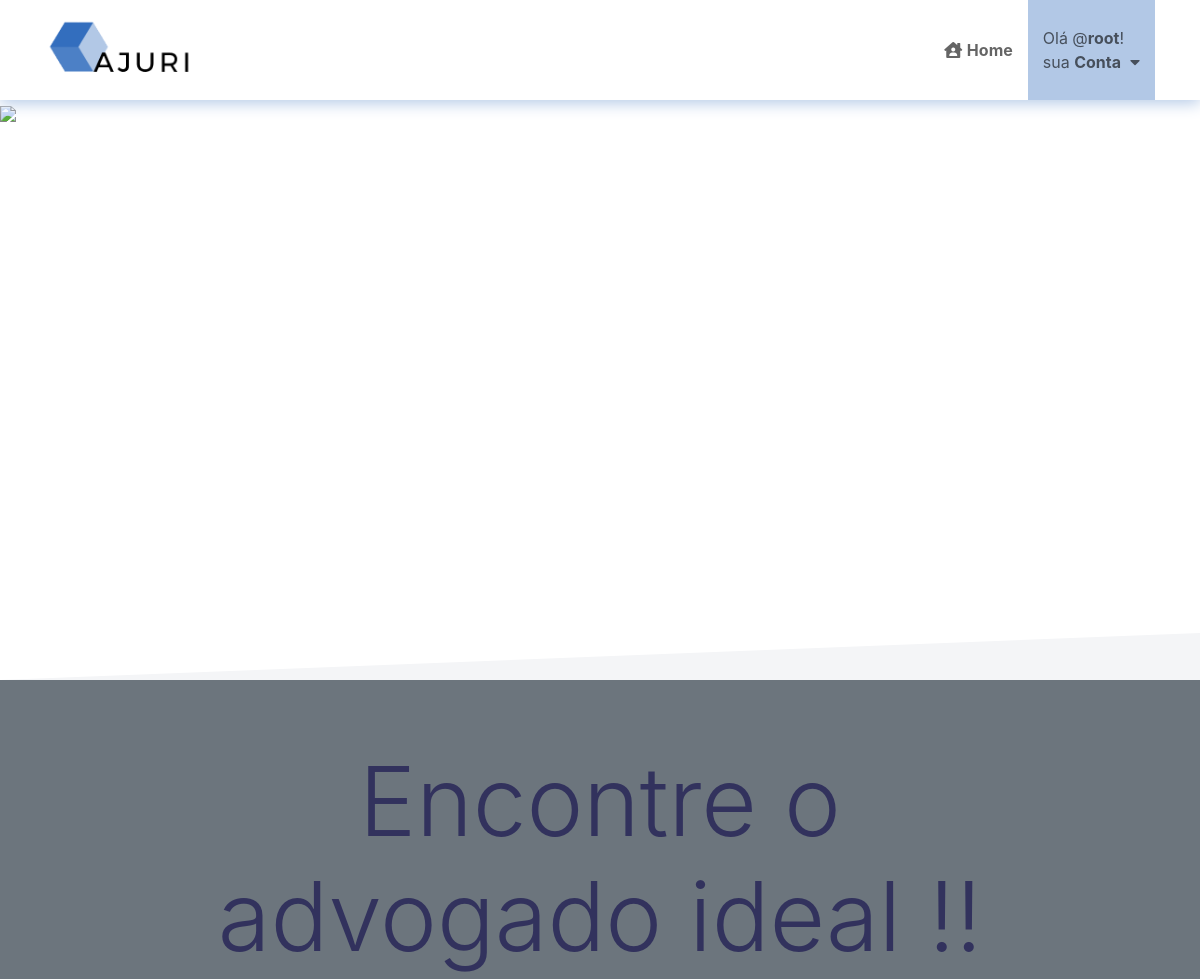
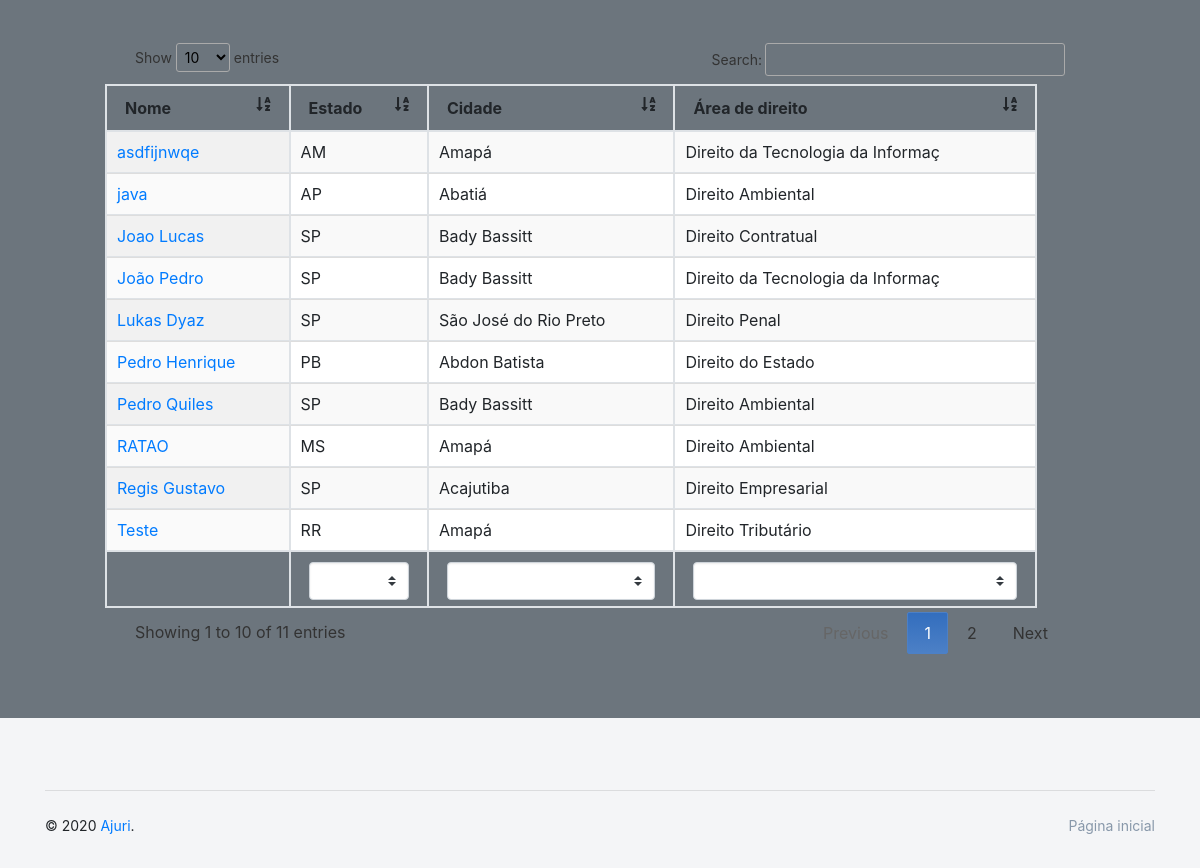
/menu.php (signed in), run on the app's committed database (2 pictures, top to bottom).
### tables this page shows
CREATE TABLE IF NOT EXISTS `tbadvogados` (
  `ID` int(11) NOT NULL AUTO_INCREMENT,
  `NOME` varchar(45) NOT NULL,
  `USERNAME` varchar(45) NOT NULL,
  `TELEFONE` varchar(45) NOT NULL,
  `DATANASC` date NOT NULL,
  `EMAIL` varchar(45) NOT NULL,
  `SENHA` varchar(15) NOT NULL,
  `COD_ESTADO` int(11) NOT NULL,
  `COD_CIDADE` int(11) NOT NULL,
  `DESCRICAO` varchar(300) DEFAULT NULL,
  `IMAGEM` varchar(300) DEFAULT NULL,
  `COD_AREA_DIREITO` int(11) NOT NULL,
  `LUGAR_FORMACAO` varchar(150) DEFAULT NULL,
  `TIPO` varchar(8) NOT NULL,
  PRIMARY KEY (`ID`),
  KEY `COD_CIDADE` (`COD_CIDADE`),
  KEY `COD_ESTADO` (`COD_ESTADO`),
  KEY `COD_AREA_DIREITO` (`COD_AREA_DIREITO`)
);

CREATE TABLE IF NOT EXISTS `estados` (
  `id` int(11) NOT NULL AUTO_INCREMENT,
  `nome_estados` varchar(75) DEFAULT NULL,
  `uf` varchar(5) DEFAULT NULL,
  PRIMARY KEY (`id`)
);

CREATE TABLE IF NOT EXISTS `tb_areas_direito` (
  `id_area` int(11) NOT NULL,
  `area_direito` varchar(33) NOT NULL,
  PRIMARY KEY (`id_area`)
);

### telapesquisaPuro.php (the view, shortened to what this page needs)
<?php
require"conexao.php";
?>
<!doctype html>
<html>
<head>
    <link rel="stylesheet" href="https://use.fontawesome.com/releases/v5.0.13/css/all.css">
    <link href="css/nucleo-svg.css" rel="stylesheet" />
    <link href="css/argon-design-system.css" rel="stylesheet" />
    <link href="css/font-awesome.css" rel="stylesheet" >
    <link href="css/all.css" rel="stylesheet">
    <link href="css/font-awesome.css" rel="stylesheet" />
    <link href="css/nucleo-svg.css" rel="stylesheet" />
    <link href="css/tabletestemaxify.css" rel="stylesheet" />
    <link href="css/bootstrap.min.css" rel=stylesheet type="text/css">
</head>
<body class="landing-page">
  <nav id="navbar" class="push better-nav fixed-top" style="box-shadow: 0 3px 15px 0 #b2c8e6; background-color: #fff;">
    <div class="container">
      <div class="head">
        <a href="menu.php" class="brand">
          <div class="logo">
            <img class="image" src="images/logo.png" data2x="images/logo.png" alt="Ajuri" />
          </div>
        </a>
      </div>
      <div class="body">
        <ul>
          <li class="home"><a href="menu.php"><i class="fas fa-house-user"></i>&nbsp;<strong>Home</strong></a></li>
          <li class="blog active dropdown"><a href="#"><?php echo "Olá @<strong>".$_SESSION['USERNAME']."</strong>!<br> sua <strong>Conta</strong>";?>&nbsp;&nbsp;<i class="fas fa-caret-down"></i></a>
          </li>
        </ul>
      </div>
    </div>
  </nav>
    <div class="wrapper">
    <section class="section-profile-cover section-shaped my-0">
      <img class="bg-image" src="https://seodigitalgroup-11993.kxcdn.com/wp-content/uploads/2019/10/lawyer-keywords.jpg" style="width: 100%;" color="">
      <div class="separator separator-bottom separator-skew">
        <svg x="0" y="0" viewBox="0 0 2560 100" preserveAspectRatio="none" version="1.1" xmlns="http://www.w3.org/2000/svg">
          <polygon class="fill-secondary" points="2560 0 2560 100 0 100"></polygon>
        </svg>
      </div>
    </section>
    <section class="section bg-secondary">
    <center>
    <div class="col-sm-9">
        <h1 class="display-1 mb-0">Encontre o advogado ideal !!</h1>
    </div>
</center>
      <br>
        <br>
      <div class="container" style="width: 80%;">
<script type="text/javascript">
$(document).ready(function() {
    $('#example').DataTable( {
        initComplete: function () {
            this.api().columns([1, 2, 3]).every( function () {
                var column = this;
                var select = $('<select class="custom-select" ><option value=""></option></select>')
                    .appendTo( $(column.footer()).empty() )
                    .on( 'change', function () {
                        var val = $.fn.dataTable.util.escapeRegex(
                            $(this).val()
                        );
                        column
                            .search( val ? '^'+val+'$' : '', true, false )
                            .draw();
                    } );
                column.data().unique().sort().each( function ( d, j ) {
                    select.append( '<option value="'+d+'" >'+d+'</option>' )
                } );
            } );
        },
        language: {
            url: '//cdn.datatables.net/plug-ins/1.10.11/i18n/Portuguese-Brasil.json'
        },
        responsive: true
    } );
} );
</script>
<table id="example" class="display table table-bordered table-striped" style="width:100%;margin-left:-30px">
<thead>
      <tr>
        <th>Nome<i class="fas fa-sort-alpha-down" style="float: right;"></i></th>
        <th>Estado<i class="fas fa-sort-alpha-down" style="float: right;"></i></th>
        <th>Cidade<i class="fas fa-sort-alpha-down" style="float: right;"></i></th>
        <th>Área de direito<i class="fas fa-sort-alpha-down" style="float: right;"></i></th>
      </tr>
  </thead>
<tbody id="myTable">
      <tr>
<?php
  $sqlTabDados="SELECT ID,NOME,COD_ESTADO,COD_CIDADE,COD_AREA_DIREITO FROM tbadvogados";
  $resultTabDados = mysqli_query($conn,$sqlTabDados);
  while( $dadosTabDados=mysqli_fetch_array($resultTabDados)){
  $id=$dadosTabDados["ID"];
  $nome=$dadosTabDados["NOME"];
  $estado=$dadosTabDados["COD_ESTADO"];
  $cidade=$dadosTabDados["COD_CIDADE"];
  $cod_area_direito=$dadosTabDados["COD_AREA_DIREITO"];
  $sqlSEUF="SELECT uf FROM estados where id='$estado'";
  $resultSEUF = mysqli_query($conn,$sqlSEUF);
  $dadosSEUF = mysqli_fetch_array($resultSEUF);
  $nome_estado = $dadosSEUF['uf'];
  $sqlSECidade="SELECT nome_cidades FROM cidades where id='$cidade'";
  $resultSECidade = mysqli_query($conn,$sqlSECidade);
  $dadosSECidade = mysqli_fetch_array($resultSECidade);
  $nome_cidade = $dadosSECidade['nome_cidades'];
  $sqlSEArea="SELECT area_direito FROM tb_areas_direito where id_area='$cod_area_direito'";
  $resultSEArea = mysqli_query($conn,$sqlSEArea);
  $dadosSEArea = mysqli_fetch_array($resultSEArea);
  $nome_area = $dadosSEArea['area_direito'];
?>
<?php
echo "
          <td><a href='perfilDoAdvSelected.php?id=$id'>$nome</a></td>
          <td>$nome_estado</td>
          <td>$nome_cidade</td>
          <td>$nome_area</td>
      </tr>";
?>
      <?php } ?>
    </tbody>
    <tfoot>
      <tr>
          <th></th>
          <th>Estado</th>
          <th>Cidade</th>
          <th>Área de direito</th>
      </tr>
    </tfoot>
</table>
</div>
    </section>
        </div>
    <footer class="footer">
      <div class="container">
        <hr>
        <div class="row align-items-center justify-content-md-between">
          <div class="col-md-6">
            <div class="copyright">
              &copy; 2020 <a href="" target="_self">Ajuri</a>.
            </div>
          </div>
          <div class="col-md-6">
            <ul class="nav nav-footer justify-content-end">
              <li class="nav-item">
                <a href="menu.php" class="nav-link" target="_self">Página inicial</a>
              </li>
            </ul>
          </div>
        </div>
      </div>
    </footer>
</body>
</html>

### css/all.css (style rules this page uses)
.fa, .fas, .far, .fal, .fad, .fab { -moz-osx-font-smoothing: grayscale; -webkit-font-smoothing: antialiased; display: inline-block; font-style: normal; font-variant: normal; text-rendering: auto; line-height: 1; }
.fa-caret-down:before { content: "\f0d7"; }
.fa-house-user:before { content: "\e065"; }
.fa-sort-alpha-down:before { content: "\f15d"; }

### css/tabletestemaxify.css (style rules this page uses)
table.dataTable { width:100%; margin:0 auto; clear:both; border-collapse:separate; border-spacing:0 }
table.dataTable thead th, table.dataTable tfoot th { font-weight:bold }
table.dataTable thead th, table.dataTable thead td { padding:10px 18px; }
table.dataTable tfoot th, table.dataTable tfoot td { padding:10px 18px 6px 18px; }
table.dataTable thead .sorting, table.dataTable thead .sorting_asc, table.dataTable thead .sorting_desc, table.dataTable thead .sorting_asc_disabled, table.dataTable thead .sorting_desc_disabled { cursor:pointer; *cursor:hand; background-repeat:no-repeat; background-position:center right }
table.dataTable thead .sorting { background-image:url("../images/sort_both.png") }
table.dataTable thead .sorting_asc { background-image:url("../images/sort_asc.png") }
table.dataTable tbody tr { background-color:#ffffff }
table.dataTable tbody th, table.dataTable tbody td { padding:8px 10px }
table.dataTable.row-border tbody th, table.dataTable.row-border tbody td, table.dataTable.display tbody th, table.dataTable.display tbody td { border-top:1px solid #ddd }
table.dataTable.row-border tbody tr:first-child th, table.dataTable.row-border tbody tr:first-child td, table.dataTable.display tbody tr:first-child th, table.dataTable.display tbody tr:first-child td { border-top:none }
table.dataTable.order-column tbody tr>.sorting_1, table.dataTable.order-column tbody tr>.sorting_2, table.dataTable.order-column tbody tr>.sorting_3, table.dataTable.display tbody tr>.sorting_1, table.dataTable.display tbody tr>.sorting_2, table.dataTable.display tbody tr>.sorting_3 { background-color:#fafafa }
table.dataTable.display tbody tr.odd>.sorting_1, table.dataTable.order-column.stripe tbody tr.odd>.sorting_1 { background-color:#f1f1f1 }
table.dataTable.display tbody tr.even>.sorting_1, table.dataTable.order-column.stripe tbody tr.even>.sorting_1 { background-color:#fafafa }
table.dataTable, table.dataTable th, table.dataTable td { box-sizing:content-box }

### telapesquisaPuro.php (style rules this page uses)
.better-nav { word-wrap: break-word; background: whitesmoke; height: 100px; margin-bottom: 30px; }
.better-nav a { color: #000; opacity: 0.6; }
.better-nav .container { height: 100%; }
.better-nav.fixed-top { position:absolute; top: 0; left: 0; right: 0; z-index: 90; }
.better-nav .head { float: left; height: 100%; }
.better-nav .head .brand { display: block; opacity: 1; padding: 15px 0; height: 100%; text-decoration: none; }
.better-nav .head .brand .logo { float: left; margin-right: 15px; height: 100%; }
.better-nav .head .brand .logo .image { height: 100%; width: auto; width: auto; }
.better-nav .body { float: right; height: 100%; }
.better-nav .body ul { list-style: none; margin: 0; padding: 0; height: 100%; }
.better-nav .body ul li.active { background: #b2c8e6; }
.better-nav .body > ul > li { display: table; float: left; height: 100%; }
.better-nav .body > ul > li > a { display: table-cell; vertical-align: middle; text-decoration: none; padding: 0 15px; }
.better-nav .body ul li.dropdown { position: relative; }

### data on the page
tbadvogados: NOME "João Pedro", COD_ESTADO.uf "SP", nome_cidade "Bady Bassitt", tb_areas_direito.area_direito "Direito da Tecnologia da Informaç"
tbadvogados: NOME "asdfijnwqe", COD_ESTADO.uf "AM", nome_cidade "Amapá", tb_areas_direito.area_direito "Direito da Tecnologia da Informaç"
tbadvogados: NOME "Teste", COD_ESTADO.uf "RR", nome_cidade "Amapá", tb_areas_direito.area_direito "Direito Tributário"
tbadvogados: NOME "RATAO", COD_ESTADO.uf "MS", nome_cidade "Amapá", tb_areas_direito.area_direito "Direito Ambiental"
tbadvogados: NOME "Pedro Quiles", COD_ESTADO.uf "SP", nome_cidade "Bady Bassitt", tb_areas_direito.area_direito "Direito Ambiental"
tbadvogados: NOME "Lukas Dyaz", COD_ESTADO.uf "SP", nome_cidade "São José do Rio Preto", tb_areas_direito.area_direito "Direito Penal"
tbadvogados: NOME "Pedro Henrique", COD_ESTADO.uf "PB", nome_cidade "Abdon Batista", tb_areas_direito.area_direito "Direito do Estado"
tbadvogados: NOME "java", COD_ESTADO.uf "AP", nome_cidade "Abatiá", tb_areas_direito.area_direito "Direito Ambiental"
tbadvogados: NOME "Regis Gustavo", COD_ESTADO.uf "SP", nome_cidade "Acajutiba", tb_areas_direito.area_direito "Direito Empresarial"
tbadvogados: NOME "Joao Lucas", COD_ESTADO.uf "SP", nome_cidade "Bady Bassitt", tb_areas_direito.area_direito "Direito Contratual"

### other printed values
$_SESSION['USERNAME'] "root"
